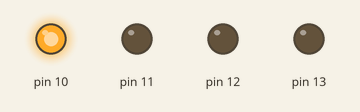
Simulated run of this sketch. Board: Arduino Uno, built with avr-gcc and run on an emulated ATmega328P. Shown: output pins drawn as LEDs (lit = HIGH).

Above: at 0.5 s.
At 2.5 s:
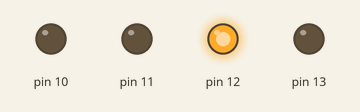
At 3.5 s:
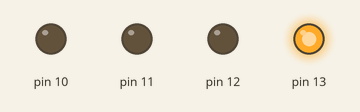
At 4.5 s:
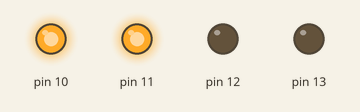
At 6.5 s:
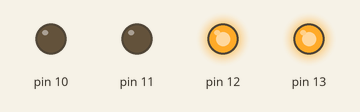
At 8.5 s:
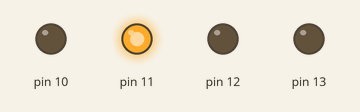
Timing chart, 0 to 9.1 s (numbered marks = the images above):
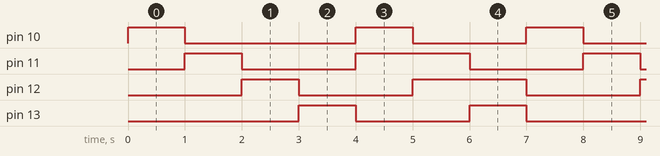

The sketch:

3.ino
```cpp
void setup()
{
  pinMode(10, OUTPUT);
  pinMode(11, OUTPUT);
  pinMode(12, OUTPUT);
  pinMode(13, OUTPUT);
}

void loop()
{
  digitalWrite(10, HIGH);
  digitalWrite(11, LOW);
  digitalWrite(12, LOW);
  digitalWrite(13, LOW);
  delay(1000); // Wait for 1000 millisecond(s)
  digitalWrite(10, LOW);
  digitalWrite(11, HIGH);
  digitalWrite(12, LOW);
  digitalWrite(13, LOW);
  delay(1000); // Wait for 1000 millisecond(s)
  digitalWrite(10, LOW);
  digitalWrite(11, LOW);
  digitalWrite(12, HIGH);
  digitalWrite(13, LOW);
  delay(1000); // Wait for 1000 millisecond(s)
  digitalWrite(10, LOW);
  digitalWrite(11, LOW);
  digitalWrite(12, LOW);
  digitalWrite(13, HIGH);
  delay(1000); // Wait for 1000 millisecond(s)
  digitalWrite(10, HIGH);
  digitalWrite(11, HIGH);
  digitalWrite(12, LOW);
  digitalWrite(13, LOW);
  delay(1000); // Wait for 1000 millisecond(s)
  digitalWrite(10, LOW);
  digitalWrite(11, HIGH);
  digitalWrite(12, HIGH);
  digitalWrite(13, LOW);
  delay(1000); // Wait for 1000 millisecond(s)
  digitalWrite(10, LOW);
  digitalWrite(11, LOW);
  digitalWrite(12, HIGH);
  digitalWrite(13, HIGH);
  delay(1000); // Wait for 1000 millisecond(s)
}
```

Measured:
- by itself, pin 10: repeats every 7.0 s: LOW 3.0 s, HIGH 1.0 s, LOW 2.0 s, HIGH 1.0 s
- by itself, pin 11, pin 12: repeats every 7.0 s: LOW 2.0 s, HIGH 2.0 s, LOW 2.0 s, HIGH 1.0 s
- by itself, pin 13: repeats every 7.0 s: LOW 2.0 s, HIGH 1.0 s, LOW 3.0 s, HIGH 1.0 s
